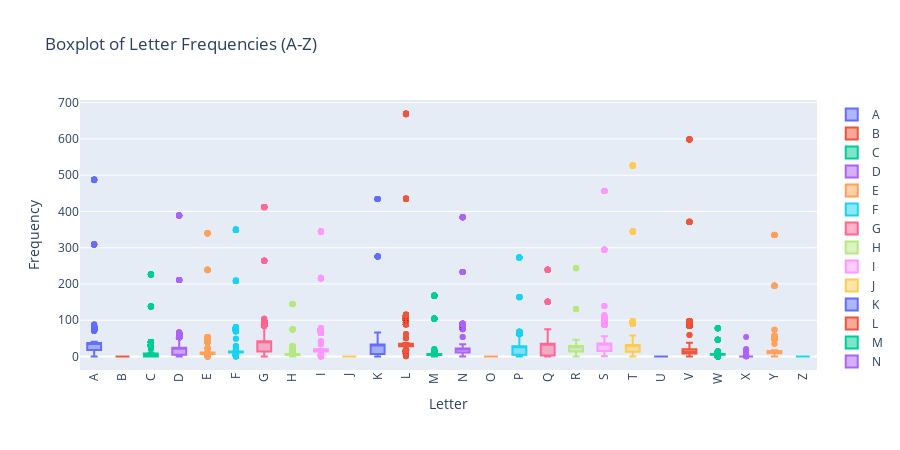

Write notebook code for a chart like this one.
### Markdown cell above
###  2. Boxplot of Each Letter Frequency

### Code cell
letter_columns = [col for col in df.columns if col != 'Label']

fig = go.Figure()

# Add one box plot per letter column
for col in letter_columns:
    fig.add_trace(go.Box(
        y=df[col],
        name=col,
        boxpoints='outliers'  # show outliers
    ))

fig.update_layout(
    title='Boxplot of Letter Frequencies (A-Z)',
    yaxis_title='Frequency',
    xaxis_title='Letter',
    xaxis_tickangle=-90,
    width=900,  # width similar to figsize
    height=450  # height similar to figsize
)

fig.show()

### Figure 1 — Plotly figure (JSON) as saved in the notebook; plotly's stock layout.template omitted (floating-point values rounded to 4 significant figures; data arrays with more than 128 entries replaced by an {"elided": "..."} marker saying what was removed)
{"data": [{"boxpoints": "outliers", "name": "A", "type": "box", "y": {"elided": "4020 int values"}}, {"boxpoints": "outliers", "name": "B", "type": "box", "y": {"elided": "4020 int values"}}, {"boxpoints": "outliers", "name": "C", "type": "box", "y": {"elided": "4020 int values"}}, {"boxpoints": "outliers", "name": "D", "type": "box", "y": {"elided": "4020 int values"}}, {"boxpoints": "outliers", "name": "E", "type": "box", "y": {"elided": "4020 int values"}}, {"boxpoints": "outliers", "name": "F", "type": "box", "y": {"elided": "4020 int values"}}, {"boxpoints": "outliers", "name": "G", "type": "box", "y": {"elided": "4020 int values"}}, {"boxpoints": "outliers", "name": "H", "type": "box", "y": {"elided": "4020 int values"}}, {"boxpoints": "outliers", "name": "I", "type": "box", "y": {"elided": "4020 int values"}}, {"boxpoints": "outliers", "name": "J", "type": "box", "y": {"elided": "4020 int values"}}, {"boxpoints": "outliers", "name": "K", "type": "box", "y": {"elided": "4020 int values"}}, {"boxpoints": "outliers", "name": "L", "type": "box", "y": {"elided": "4020 int values"}}, {"boxpoints": "outliers", "name": "M", "type": "box", "y": {"elided": "4020 int values"}}, {"boxpoints": "outliers", "name": "N", "type": "box", "y": {"elided": "4020 int values"}}, {"boxpoints": "outliers", "name": "O", "type": "box", "y": {"elided": "4020 int values"}}, {"boxpoints": "outliers", "name": "P", "type": "box", "y": {"elided": "4020 int values"}}, {"boxpoints": "outliers", "name": "Q", "type": "box", "y": {"elided": "4020 int values"}}, {"boxpoints": "outliers", "name": "R", "type": "box", "y": {"elided": "4020 int values"}}, {"boxpoints": "outliers", "name": "S", "type": "box", "y": {"elided": "4020 int values"}}, {"boxpoints": "outliers", "name": "T", "type": "box", "y": {"elided": "4020 int values"}}, {"boxpoints": "outliers", "name": "U", "type": "box", "y": {"elided": "4020 int values"}}, {"boxpoints": "outliers", "name": "V", "type": "box", "y": {"elided": "4020 int values"}}, {"boxpoints": "outliers", "name": "W", "type": "box", "y": {"elided": "4020 int values"}}, {"boxpoints": "outliers", "name": "X", "type": "box", "y": {"elided": "4020 int values"}}, {"boxpoints": "outliers", "name": "Y", "type": "box", "y": {"elided": "4020 int values"}}, {"boxpoints": "outliers", "name": "Z", "type": "box", "y": {"elided": "4020 int values"}}], "layout": {"height": 450, "title": {"text": "Boxplot of Letter Frequencies (A-Z)"}, "width": 900, "xaxis": {"tickangle": -90, "title": {"text": "Letter"}}, "yaxis": {"title": {"text": "Frequency"}}}}
